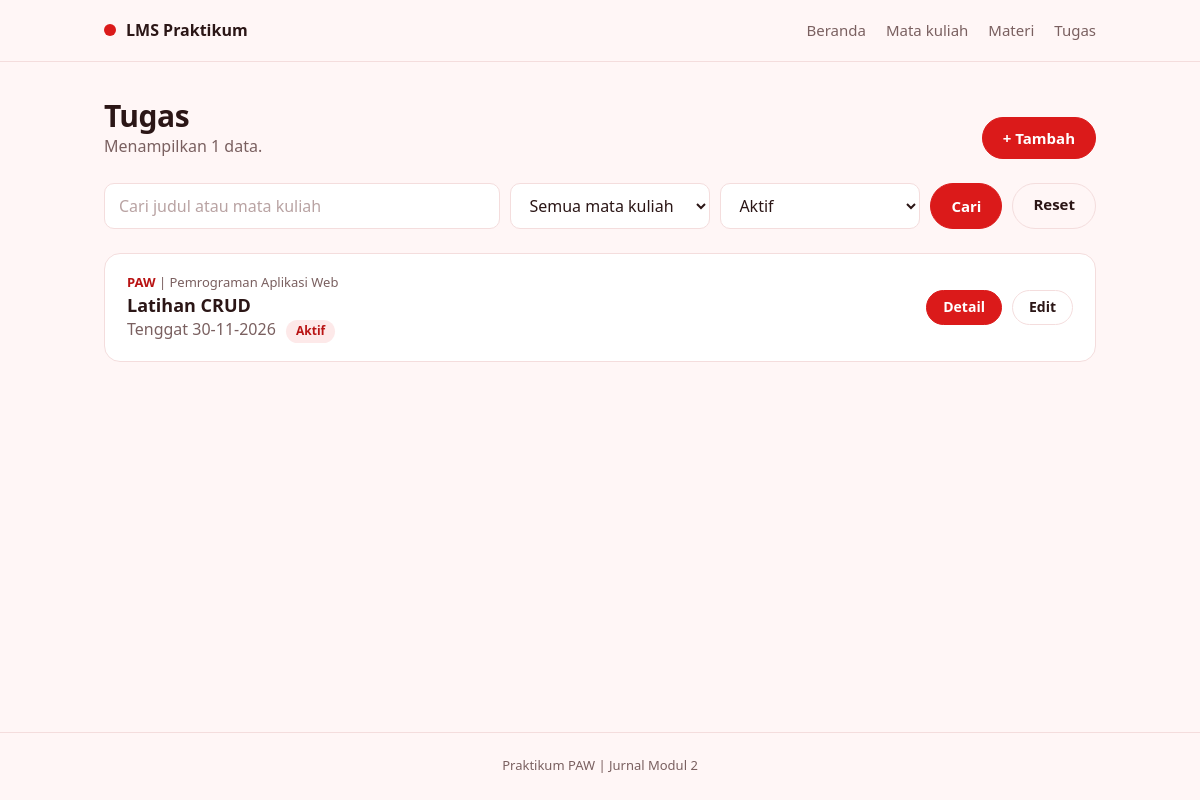
Page /tugas.php?status=Aktif on the committed database.
### tables this page shows
CREATE TABLE tugas (
  id INT UNSIGNED AUTO_INCREMENT PRIMARY KEY,
  mata_kuliah_id INT UNSIGNED NOT NULL,
  judul VARCHAR(150) NOT NULL,
  instruksi TEXT NOT NULL,
  tenggat DATE NOT NULL,
  status VARCHAR(20) NOT NULL,
  FOREIGN KEY (mata_kuliah_id) REFERENCES mata_kuliah(id) ON DELETE RESTRICT
);

CREATE TABLE mata_kuliah (
  id INT UNSIGNED AUTO_INCREMENT PRIMARY KEY,
  kode VARCHAR(20) NOT NULL UNIQUE,
  nama VARCHAR(100) NOT NULL,
  dosen VARCHAR(100) NOT NULL,
  semester TINYINT UNSIGNED NOT NULL
);

### functions.php (called while the page is built, shortened)
<?php
$pilihan_status = ['Draf', 'Aktif', 'Selesai'];
function h($teks)
{
    return htmlspecialchars((string) $teks, ENT_QUOTES, 'UTF-8');
}
function input($sumber, $nama)
{
    if (isset($sumber[$nama]) && is_string($sumber[$nama])) {
        return trim($sumber[$nama]);
    }
    return '';
}

### tugas.php (the view, shortened to what this page needs)
<?php
require 'functions.php';
require 'connect.php';
$aksi = input($_GET, 'aksi');
if (!in_array($aksi, ['tambah', 'detail', 'edit', 'hapus'], true)) {
    $aksi = 'daftar';
}
if ($aksi === 'daftar') {
    $search = input($_GET, 'search');
    $status = input($_GET, 'status');
    $sql = "SELECT t.*, mk.kode AS kode_mk, mk.nama AS nama_mk
            FROM tugas t
            JOIN mata_kuliah mk ON mk.id = t.mata_kuliah_id";
    $where = [];
    $param = [];
    if ($status !== '') {
        $where[] = "t.status = ?";
        $param[] = $status;
    }
    if ($where) {
        $sql .= " WHERE " . implode(' AND ', $where);
    }
    $sql .= " ORDER BY t.tenggat ASC, t.judul";
    $stmt = $conn->prepare($sql);
    $stmt->execute($param);
    $daftar_tugas = $stmt->get_result()->fetch_all(MYSQLI_ASSOC);
}
require 'header.php';
?>
<?php if ($aksi === 'daftar'): ?>
    <div class="page-head">
        <div>
            <h1>Tugas</h1>
            <p class="muted">Menampilkan <?= count($daftar_tugas) ?> data.</p>
        </div>
        <a class="btn" href="tugas.php?aksi=tambah">+ Tambah</a>
    </div>
    <form class="toolbar" method="get" action="tugas.php">
        <input type="text" name="search" placeholder="Cari judul atau mata kuliah" value="<?= h($search) ?>">
        <select name="mata_kuliah_id">
            <option value="">Semua mata kuliah</option>
        </select>
        <select name="status">
            <?php foreach ($pilihan_status as $pilihan): ?>
                <option value="<?= h($pilihan) ?>" <?= $pilihan === $status ? 'selected' : '' ?>><?= h($pilihan) ?></option>
            <?php endforeach ?>
        </select>
        <button class="btn" type="submit">Cari</button>
        <a class="btn btn-ghost" href="tugas.php">Reset</a>
    </form>
    <?php if (count($daftar_tugas) === 0): ?>
        <p class="empty">Data tidak ditemukan.</p>
    <?php else: ?>
        <div class="card list">
            <?php foreach ($daftar_tugas as $baris): ?>
                <div class="list-item">
                    <div>
                        <p class="kicker"><span class="code"><?= h($baris['kode_mk']) ?></span> | <?= h($baris['nama_mk']) ?></p>
                        <h2><?= h($baris['judul']) ?></h2>
                        <p class="muted">Tenggat <?= date('d-m-Y', strtotime($baris['tenggat'])) ?> <span class="badge"><?= h($baris['status']) ?></span></p>
                    </div>
                    <div class="actions">
                        <a class="btn btn-sm" href="tugas.php?aksi=detail&id=<?= (int) $baris['id'] ?>">Detail</a>
                        <a class="btn btn-sm btn-ghost" href="tugas.php?aksi=edit&id=<?= (int) $baris['id'] ?>">Edit</a>
                    </div>
                </div>
            <?php endforeach ?>
        </div>
    <?php endif ?>
<?php endif ?>
<?php require 'footer.php'; ?>

### styles.css (style rules this page uses)
:root { --merah: #DB1A1A; --merah-tua: #B91414; --latar: #FFF6F6; --putih: #FFFFFF; --merah-muda: #FDE9E9; --garis: #F4DDDD; --teks: #2B1616; --teks-pudar: #7A6060; }
* { box-sizing: border-box; }
body { margin: 0; background: var(--latar); color: var(--teks); font: 16px/1.55 system-ui, -apple-system, "Segoe UI", Roboto, Arial, sans-serif; }
h1, h2, p, dl, dd { margin: 0; }
h1 { font-size: 30px; line-height: 1.2; letter-spacing: -0.5px; overflow-wrap: anywhere; }
h2 { font-size: 18px; line-height: 1.3; overflow-wrap: anywhere; }
.muted { color: var(--teks-pudar); }
.btn { display: inline-block; padding: 11px 20px; border: 1px solid var(--merah); border-radius: 999px; background: var(--merah); color: #fff; font: inherit; font-size: 15px; font-weight: 600; line-height: 1.2; text-align: center; text-decoration: none; cursor: pointer; }
.btn-sm { padding: 8px 16px; font-size: 14px; }
.btn-ghost { background: transparent; border-color: var(--garis); color: var(--teks); }
.actions { display: flex; flex-wrap: wrap; gap: 10px; margin-top: 24px; }
input, select, textarea { width: 100%; height: 46px; padding: 0 14px; border: 1px solid var(--garis); border-radius: 10px; background: var(--putih); color: var(--teks); font: inherit; }
input::placeholder { color: #B9A3A3; }
.toolbar { display: flex; gap: 10px; margin: 24px 0; }
.toolbar input { flex: 1; }
.toolbar select { width: 200px; }
.card { background: var(--putih); border: 1px solid var(--garis); border-radius: 16px; }
.page-head { display: flex; align-items: flex-end; justify-content: space-between; gap: 16px; }
.list { margin-top: 16px; overflow: hidden; }
.list-item { display: flex; align-items: center; justify-content: space-between; gap: 16px; padding: 18px 22px; color: var(--teks); text-decoration: none; }
.list-item .actions { flex: none; margin-top: 0; }
.list-item .muted { overflow-wrap: anywhere; }
.kicker { margin-bottom: 2px; color: var(--teks-pudar); font-size: 13px; overflow-wrap: anywhere; }
.code { color: var(--merah-tua); font-weight: 600; }
.badge { display: inline-block; margin-left: 6px; padding: 2px 10px; border-radius: 999px; background: var(--merah-muda); color: var(--merah-tua); font-size: 12px; font-weight: 600; }

### rows in the picture
tugas: mata_kuliah.kode "PAW", mata_kuliah.nama "Pemrograman Aplikasi Web", judul "Latihan CRUD", tenggat "30-11-2026", status "Aktif"

### other values in the picture
count($daftar_tugas) "1"
form field status "Aktif"
